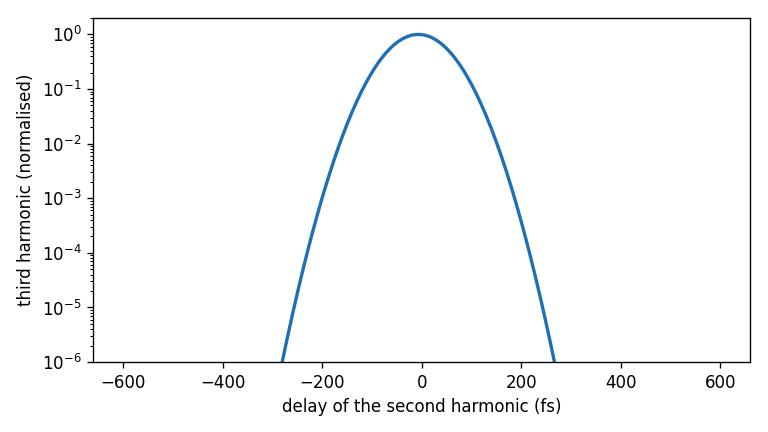

Here is the Python script that generated this plot:
#!/usr/bin/env python3
"""A third-order cross-correlator (the SEQUOIA / TOCC layout): SHG, a delay on the second harmonic, THG, a detector."""
import os
import sys

import numpy as np

sys.path.insert(0, os.path.join(os.path.dirname(__file__), "..", "..", "..", "..", "python", "src"))
import ultrafast as uf  # noqa: E402
from ultrafast import build as b  # noqa: E402

TAU, ENERGY = 100e-15, 1e-6
beam = b.gaussian_beam(w0_m=300e-6)


def bbo(id, process, output, **keys):
    return {"id": id, "type": "crystal", "crystal": "BBO", "lengthM": 50e-6, "interaction": {"process": process, "type": "I"},
            "cut": "auto", "beam": beam, "output": output, **keys}


system = b.system("tocc", b.Branched([
    # the second harmonic leaves on `out`, what is left of the fundamental on `fundamental`
    bbo("shg", "shg", "sh", record=["fundamental"], next={"out": "stage", "fundamental": "thg"}),
    {"id": "stage", "type": "delay", "delayS": 0.0, "next": "thg:b"},
    # both colours meet here, collinear; the unused waves are declared
    bbo("thg", "sfg", "sum", record=["a", "b"], next={"out": "end", "a": "virtual", "b": "virtual"},
        aux=[{"role": "b", "fromPort": True, "beam": {"kind": "gaussian", "radiusM": 300e-6}}]),
]))
spec = b.run_spec(b.pulse(1.03e-6, TAU, energy=ENERGY))

res = uf.run(system, spec)
shg = next(e for e in res.summary["elements"] if e["id"] == "shg")["values"]
thg = next(e for e in res.summary["elements"] if e["id"] == "thg")["values"]
print(f"SHG cut {shg['thetaDeg']:.2f} deg, THG cut {thg['thetaDeg']:.2f} deg")
print(f"out of {ENERGY * 1e6:.0f} uJ: fundamental {thg['energy_a_J'] * 1e9:.1f} nJ, "
      f"second harmonic {thg['energy_b_J'] * 1e9:.1f} nJ, third harmonic {thg['energy_sum_J'] * 1e12:.2f} pJ")

delays = np.linspace(-600e-15, 600e-15, 241)
study = uf.study(system, spec, parameters=[{"path": "element:stage/delayS", "values": list(delays), "nominal": 0.0}], outputs=["energy:end"])
signal = np.array([row["energy:end"] for row in study["rows"]])
peak = signal.argmax()
left = np.interp(signal[peak] / 2, signal[:peak + 1], delays[:peak + 1])
right = np.interp(signal[peak] / 2, signal[peak:][::-1], delays[peak:][::-1])
print(f"trace FWHM {(right - left) * 1e15:.1f} fs (Gaussians: {np.hypot(TAU, TAU / np.sqrt(2)) * 1e15:.1f} fs)")

try:
    import matplotlib.pyplot as plt
    fig, ax = plt.subplots(figsize=(6.4, 3.6))
    ax.semilogy(delays * 1e15, signal / signal.max(), color="#1f6fb2", lw=2)
    ax.set(xlabel="delay of the second harmonic (fs)", ylabel="third harmonic (normalised)", ylim=(1e-6, 2))
    fig.tight_layout()
    fig.savefig(os.path.join(os.path.dirname(os.path.abspath(__file__)), "tocc.png"), dpi=120)
except ImportError:
    print("(pip install matplotlib for plots)")
